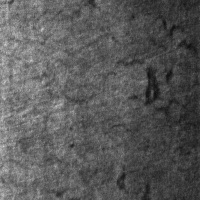
#> input picture NEU-DET/NEU-DET/IMAGES/crazing_111.jpg, 200 x 200 px
$ python -i features.py   (imports and definitions only)   (older library calls are emulated)
#> lines starting #> are read from the running program, lines starting #| are printed output that depends on the picture
"""OpenCV 5 feature extraction for rolled-steel surface defect classification.

Every feature here is computed with OpenCV, which is what the competition
requires ("substantive OpenCV 5 for image/video analysis"):

  * 16 Gabor filter responses  -> cv2.filter2D + cv2.getGaborKernel
  * gradient magnitude + orientation histogram -> cv2.Sobel
  * multi-scale local anomaly energy -> cv2.blur + cv2.absdiff
  * surface roughness -> cv2.Laplacian
  * coarse intensity profile -> cv2.resize

The classifier head is a small NumPy logistic regression (see classifier.py).
This OpenCV 5 build ships no cv2.ml / objdetect / bgsegm module, and adding
torch or sklearn would add a dependency the pipeline does not need.

The feature vector is fixed-length and deterministic so a trained model stays
valid: descriptor length is asserted in classifier.py at load time.
"""
import cv2
import numpy as np

# 8 Gabor filters, not 16. eval/feature_variants.py measured this on the
# leakage-free split: halving the bank (scales 3,5,9,15 -> 3,9, keeping all four
# orientations) is 2.20x faster end-to-end at IDENTICAL held-out accuracy
# (95.37% either way). Dropping Gabor entirely costs 5.18 accuracy points, so
# orientation-selective texture is doing real work - it just does not need 16
# convolutions to do it.
GABOR_SCALES = (3, 9)
GABOR_ORIENTS = (0, 45, 90, 135)
GABOR_SIGMA = 2.0
GABOR_GAMMA = 0.5
ANOM_BOXES = (9, 21, 41)
ANOM_LEVEL = 12.0
IMAGE_SIZE = 128

CLASS_NAMES = (
    "crazing", "inclusion", "patches",
    "pitted_surface", "rolled-in_scale", "scratches",
)


def _gabor_bank():
    # Kernel size is computed EXPLICITLY as 6*sigma+1 rather than passing (0,0).
    # OpenCV 5 auto-sizes (0,0) to exactly this, but the 4.14 control build does
    # not: there (0,0) was taken literally and getGaborKernel tried to allocate
    # ~1.8e19 bytes and died. Verified bit-identical to the auto-sized kernel on
    # 5.0.0, so the trained model stays valid.
    kernels = []
    for s in GABOR_SCALES:
        ksize = (1, 6 * s + 1)
        for o in GABOR_ORIENTS:
            kernels.append(
                cv2.getGaborKernel(
                    ksize, s, np.deg2rad(o), GABOR_SIGMA, 0, GABOR_GAMMA,
                    ktype=cv2.CV_64F,
                )
            )
#> further down, picture is the input picture: shape (200, 200, 3); min 12, max 215, mean 89.3
    return kernels


def gabor_ksize(sigma):
    return (1, 6 * int(sigma) + 1)


GABOR_BANK = _gabor_bank()
DESCRIPTOR_LEN = len(GABOR_BANK) * 2 + 3 + 8 + len(ANOM_BOXES) * 3 + 16 + 1


def to_gray(image, size=IMAGE_SIZE):
#> called with size = 128
    gray = image if image.ndim == 2 else cv2.cvtColor(image, cv2.COLOR_BGR2GRAY)
    if gray.shape[0] != size or gray.shape[1] != size:
        gray = cv2.resize(gray, (size, size), interpolation=cv2.INTER_AREA)
#> gray: shape (128, 128)
    return gray


# [32 lines left out: function quality_metrics, not called in this run]


def describe(gray, out=None):
    """Append the fixed-length descriptor for `gray` to `out` (or return it)."""
    out = [] if out is None else out
#> out = []
    g = gray.astype(np.float32)
    # Illumination normalisation: NEU capture brightness varies, and dividing out
    # the mean/std makes the texture descriptors comparable across lighting.
    g = (g - g.mean()) / (g.std() + 1e-6)

    for k in GABOR_BANK:
        r = cv2.filter2D(g, cv2.CV_32F, k, borderType=cv2.BORDER_REPLICATE)
        out.append(float(np.sqrt((r * r).mean())))   # RMS energy
        out.append(float(np.abs(r).mean()))           # mean magnitude
#> this loop made 8 passes
#> pass 3, in describe, `r = cv2.filter2D(g, cv2.CV_32F, k, borderType=cv2.BORDER_REPLICATE)`:
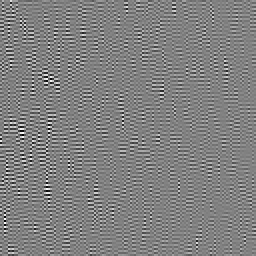
#> r: shape (128, 128) float32 (shown 2 times larger); min -1.05, max 1.03, mean -6.4e-05; drawn with min black and max white
#> after the loop, out = [15.44, 12.79, 0.341, 0.266, 0.253, 0.197, 0.341, 0.266, 44.2, 36.78, 0.583, 0.448, 0.429, 0.333, 0.583, 0.448]

    gx = cv2.Sobel(g, cv2.CV_32F, 1, 0, ksize=3)
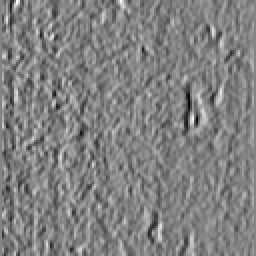
#> gx: shape (128, 128) float32 (shown 2 times larger); min -8.86, max 8.23, mean -0.196; drawn with min black and max white
    gy = cv2.Sobel(g, cv2.CV_32F, 0, 1, ksize=3)
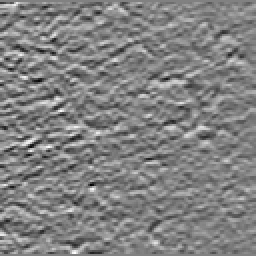
#> gy: shape (128, 128) float32 (shown 2 times larger); min -7.24, max 7, mean 0.000573; drawn with min black and max white
    mag = cv2.magnitude(gx, gy)
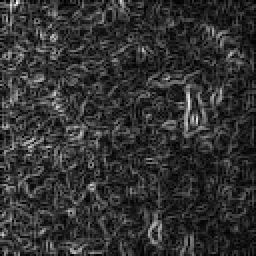
#> mag: shape (128, 128) float32 (shown 2 times larger); min 0, max 9.87, mean 1.95; drawn with min black and max white
    out.append(float(mag.mean()))
    out.append(float(mag.std()))
    out.append(float(np.percentile(mag, 95)))

    ang = (np.arctan2(gy, gx) + np.pi) / (2 * np.pi)
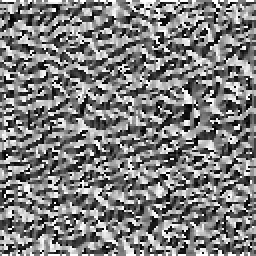
#> ang: shape (128, 128) float32 (shown 2 times larger); min 0, max 1, mean 0.496
    hist, _ = np.histogram(ang, bins=8, range=(0, 1), weights=mag)
#> hist = [4995.4, 4490.8, 3356, 3017.8, 3550.9, 3969.4, 4035.4, 4481]
    hist = hist / (hist.sum() + 1e-6)
#> hist = [0.157, 0.141, 0.105, 0.0946, 0.111, 0.124, 0.127, 0.14]
    out.extend(hist.tolist())

    for k in ANOM_BOXES:
        bg = cv2.blur(g, (k, k))
        d = cv2.absdiff(g, bg)
        out.append(float(d.mean()))
        out.append(float(d.std()))
        out.append(float((d > ANOM_LEVEL).mean()))
#> this loop made 3 passes
#> pass 1, in describe, `bg = cv2.blur(g, (k, k))`:
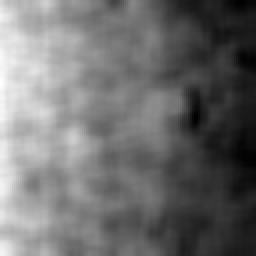
#> bg: shape (128, 128) float32 (shown 2 times larger); min -1.69, max 2.19, mean -0.00052; drawn with min black and max white
#> after the loop:
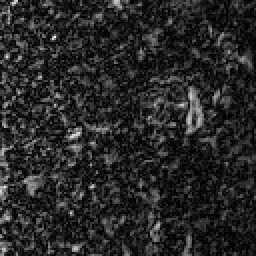
#> d: shape (128, 128) float32 (shown 2 times larger); min 2.09e-05, max 2.28, mean 0.355; drawn with min black and max white
#> after the loop, out = 36 values, max 44.2 at index 8, min 0 at index 29, mean 3.44

    small = cv2.resize(gray, (4, 4), interpolation=cv2.INTER_AREA)
#> small = [[125, 98, 81, 55], [129, 100, 86, 59], [118, 100, 81, 55], [116, 92, 74, 60]]
    out.extend((small.astype(np.float32) / 255.0).ravel().tolist())

    out.append(float(cv2.Laplacian(g, cv2.CV_32F).var()))
    return out


def describe_image(image):
    return np.asarray(describe(to_gray(image)), dtype=np.float64)


# [9 lines left out: function anomaly_map, not called in this run]

>>> import cv2
>>> picture = cv2.imread('../../NEU-DET/NEU-DET/IMAGES/crazing_111.jpg')
>>> result = describe_image(picture)
#> result = 53 values, max 44.2 at index 8, min 0 at index 29, mean 2.46

$ run again, on NEU-DET/NEU-DET/IMAGES/crazing_113.jpg
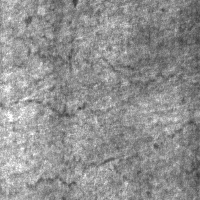
#> input picture NEU-DET/NEU-DET/IMAGES/crazing_113.jpg, 200 x 200 px
#> picture is the input picture: shape (200, 200, 3); min 52, max 255, mean 144.5
#> in describe, `out = [] if out is None else out`: out = []
#> after the loop in describe, `for k in GABOR_BANK:`: out = [13.29, 10.33, 0.559, 0.439, 0.404, 0.318, 0.559, 0.439, 35.57, 27.27, 0.932, 0.73, 0.652, 0.516, 0.932, 0.73]
#> in describe, `ang = (np.arctan2(gy, gx) + np.pi) / (2 * np.pi)`:
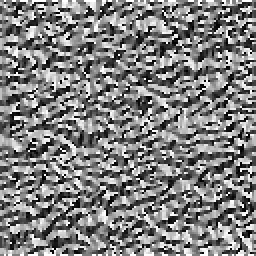
#> ang: shape (128, 128) float32 (shown 2 times larger); min 0, max 1, mean 0.503
#> in describe, `hist, _ = np.histogram(ang, bins=8, range=(0, 1), weights=mag)`: hist = [7230.5, 7280.5, 5853.1, 5131.3, 6387.2, 7076.1, 6626.1, 6546.2]
#> in describe, `hist = hist / (hist.sum() + 1e-6)`: hist = [0.139, 0.14, 0.112, 0.0984, 0.123, 0.136, 0.127, 0.126]
#> after the loop in describe, `for k in ANOM_BOXES:`:
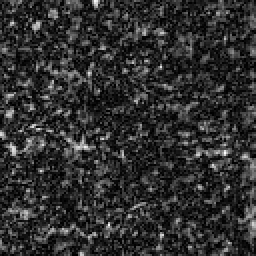
#> d: shape (128, 128) float32 (shown 2 times larger); min 0.000191, max 3.1, mean 0.58; drawn with min black and max white
#> after the loop in describe, `for k in ANOM_BOXES:`: out = 36 values, max 35.57 at index 8, min 0 at index 29, mean 3.03
#> small = [[155, 137, 141, 117], [165, 137, 135, 125], [176, 147, 144, 143], [171, 147, 141, 130]]
#> result = 53 values, max 35.57 at index 8, min 0 at index 29, mean 2.26

$ run again, on NEU-DET/NEU-DET/IMAGES/crazing_118.jpg
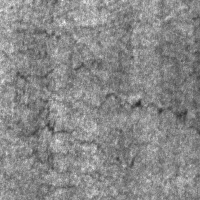
#> input picture NEU-DET/NEU-DET/IMAGES/crazing_118.jpg, 200 x 200 px
#> picture is the input picture: shape (200, 200, 3); min 39, max 249, mean 136.6
#> in describe, `out = [] if out is None else out`: out = []
#> after the loop in describe, `for k in GABOR_BANK:`: out = [11.25, 8.96, 0.66, 0.522, 0.463, 0.366, 0.66, 0.522, 28.92, 23.3, 1.09, 0.873, 0.746, 0.589, 1.09, 0.873]
#> in describe, `ang = (np.arctan2(gy, gx) + np.pi) / (2 * np.pi)`:
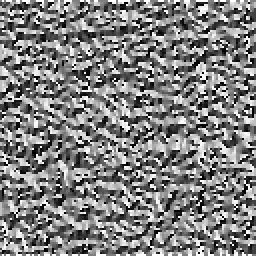
#> ang: shape (128, 128) float32 (shown 2 times larger); min 0, max 1, mean 0.505
#> in describe, `hist, _ = np.histogram(ang, bins=8, range=(0, 1), weights=mag)`: hist = [8450, 8331.9, 7788.6, 7823.3, 7761.7, 7263.4, 8179.2, 8932.8]
#> in describe, `hist = hist / (hist.sum() + 1e-6)`: hist = [0.131, 0.129, 0.121, 0.121, 0.12, 0.113, 0.127, 0.138]
#> after the loop in describe, `for k in ANOM_BOXES:`:
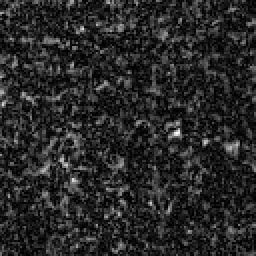
#> d: shape (128, 128) float32 (shown 2 times larger); min 0.000152, max 4.51, mean 0.713; drawn with min black and max white
#> after the loop in describe, `for k in ANOM_BOXES:`: out = 36 values, max 28.92 at index 8, min 0 at index 29, mean 2.77
#> small = [[146, 149, 142, 134], [135, 138, 132, 121], [132, 147, 133, 126], [134, 143, 134, 140]]
#> result = 53 values, max 28.92 at index 8, min 0 at index 29, mean 2.09

$ run again, on NEU-DET/NEU-DET/IMAGES/crazing_122.jpg
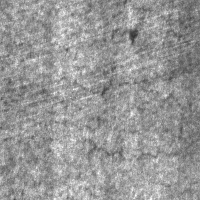
#> input picture NEU-DET/NEU-DET/IMAGES/crazing_122.jpg, 200 x 200 px
#> picture is the input picture: shape (200, 200, 3); min 51, max 254, mean 151
#> in describe, `out = [] if out is None else out`: out = []
#> after the loop in describe, `for k in GABOR_BANK:`: out = [11.57, 9.2, 0.633, 0.501, 0.502, 0.396, 0.633, 0.501, 30.54, 23.81, 1.05, 0.833, 0.841, 0.662, 1.05, 0.833]
#> in describe, `hist, _ = np.histogram(ang, bins=8, range=(0, 1), weights=mag)`: hist = [8347.2, 8478.4, 6981.3, 6623.6, 8792.2, 8556.7, 7611.9, 7728.1]
#> in describe, `hist = hist / (hist.sum() + 1e-6)`: hist = [0.132, 0.134, 0.111, 0.105, 0.139, 0.136, 0.121, 0.122]
#> after the loop in describe, `for k in ANOM_BOXES:`:
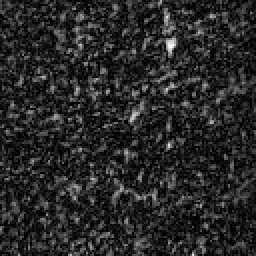
#> d: shape (128, 128) float32 (shown 2 times larger); min 8.17e-05, max 4.26, mean 0.68; drawn with min black and max white
#> after the loop in describe, `for k in ANOM_BOXES:`: out = 36 values, max 30.54 at index 8, min 0 at index 29, mean 2.83
#> small = [[151, 163, 142, 134], [146, 163, 148, 136], [147, 161, 155, 139], [149, 167, 160, 155]]
#> result = 53 values, max 30.54 at index 8, min 0 at index 29, mean 2.15
